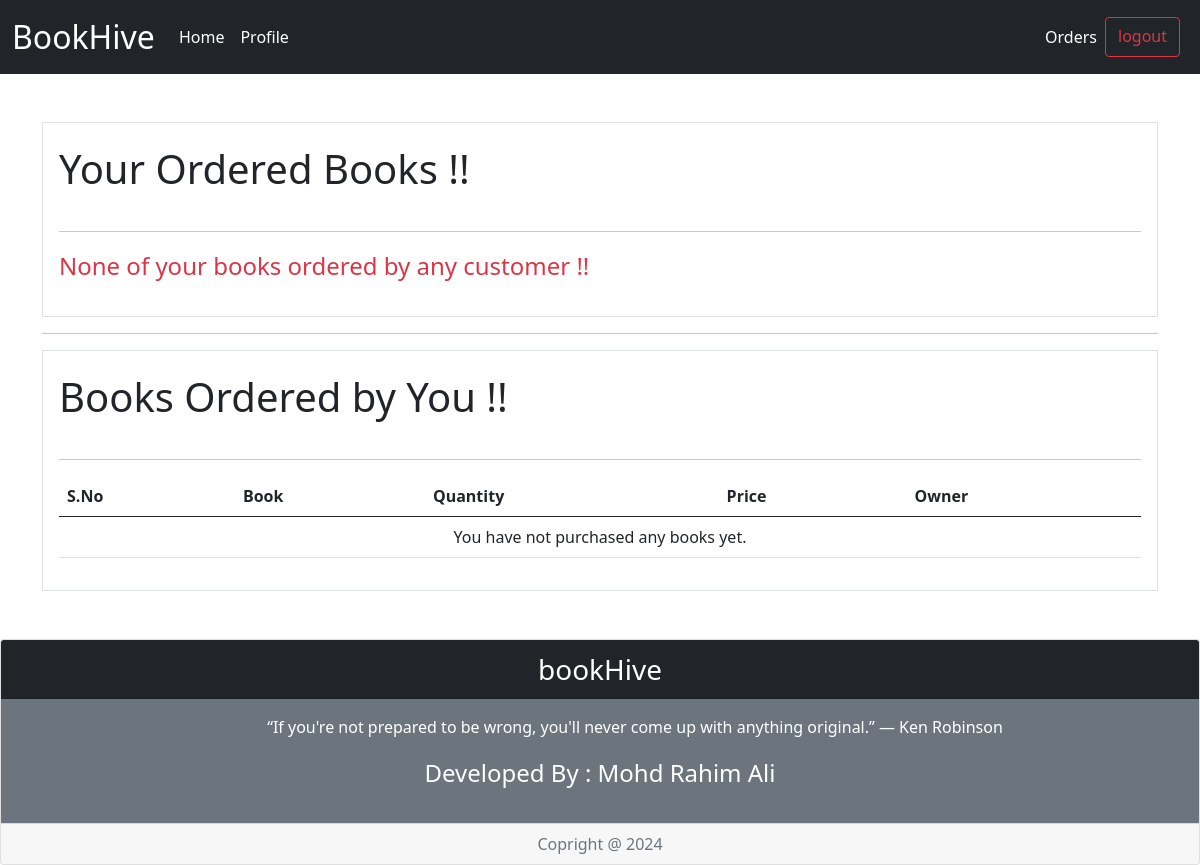
Page /place-order/ (signed in) on the earlier database version.
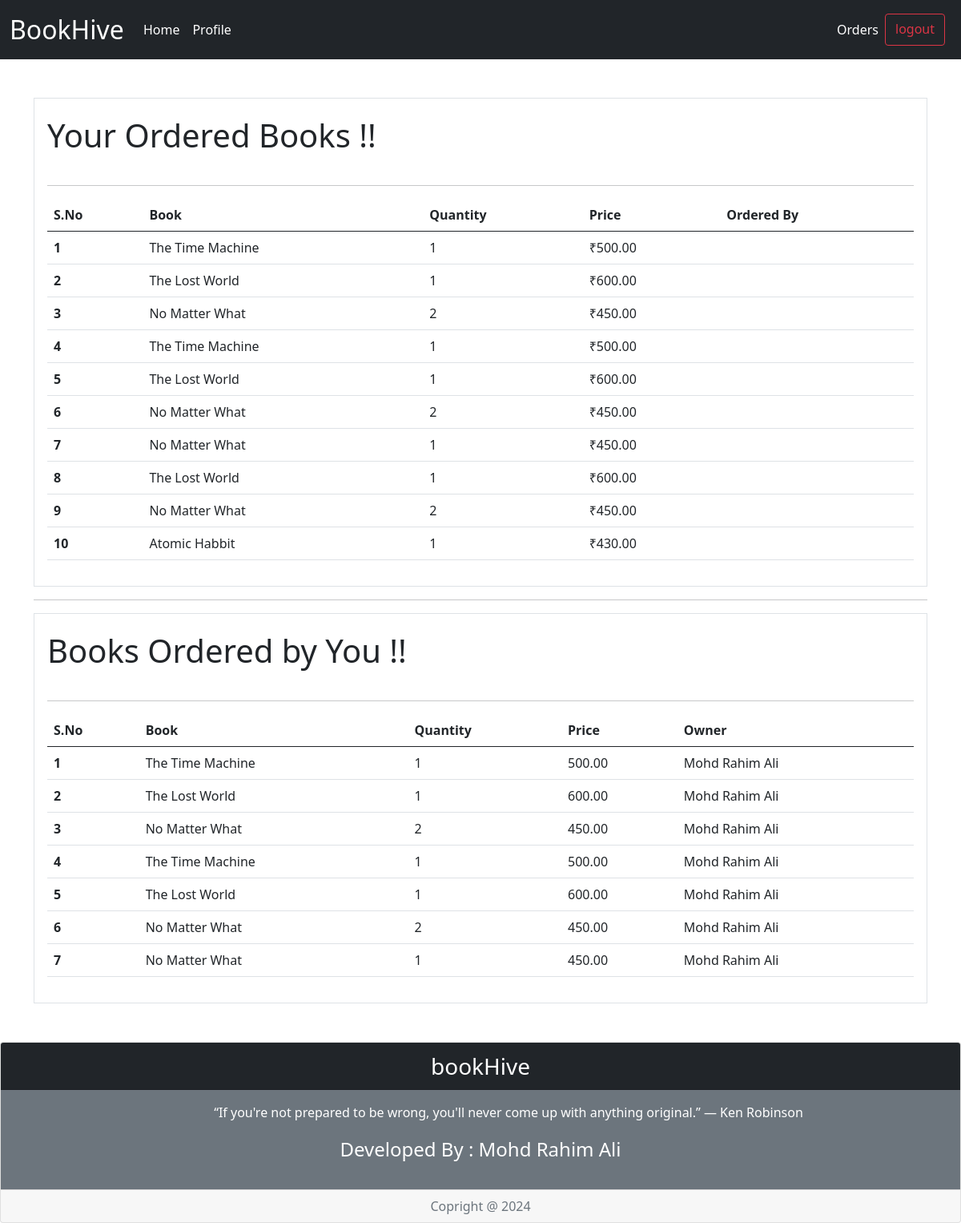
Same page on the later database version.
### store/models.py (models this page shows, shortened)
class OrderItem(models.Model):
    order = models.ForeignKey(Order, related_name='items', on_delete=models.CASCADE)
    product = models.ForeignKey(BookInfo, on_delete=models.CASCADE)
    quantity = models.PositiveIntegerField(default=1)
    product_owner = models.ForeignKey(UserDetail, related_name='owned_books', on_delete=models.CASCADE)
    price = models.DecimalField(max_digits=10, decimal_places=2)

class BookInfo(models.Model):
    title=models.CharField(max_length=150)
    price=models.IntegerField()
    description=models.CharField(max_length=200)
    category=models.ForeignKey(Category, on_delete=models.CASCADE)
    book_image=models.ImageField(upload_to='upload/books/')
    writer=models.CharField(max_length=100, default='')
    uploaded_by=models.ForeignKey(UserDetail, on_delete=models.CASCADE, default=1)
    def __str__(self):
        return self.title

class UserDetail(models.Model):
    userType=(
        ('BUYER', 'Buyer'),
        ('SELLER', 'Seller')
    )
    name=models.CharField(max_length=100)
    email=models.CharField(max_length=50)
    phone=models.CharField(max_length=13)
    password=models.CharField(max_length=100)

### store/views/order.py (the view, shortened to what this page needs)
# urls.py: path('place-order/', order.Orders.as_view(), name='placeorder'),
class Orders(View):
    def get(self, request):
        user_id = request.session.get('id')
        if user_id is None:
            return redirect('login')
        my_ordered_books = OrderItem.objects.filter(product_owner_id=user_id)
        purchased_books = OrderItem.objects.filter(order__ordered_by_id=user_id)
        context = {
            'my_ordered_books': my_ordered_books,
            'purchased_books': purchased_books
        }
        return render(request, 'order.html', context)

### store/templatetags/cartFilter.py (called while the page is built)
@register.filter(name='price_symbol')
def price_symbol(price):
    return f"₹{price}"

### store/templates/order.html
{% extends "base.html" %}
{% load static %}
{% block content %}
{% load cartFilter %}
<div class="container my-5">
  <div class="border card-body mx-auto">
    <div class='d-flex justify-content-between'>
        <div>
            <p class="fs-1 ">Your Ordered Books !!</p>
        </div>
    </div>
    <hr>
    {% if my_ordered_books %}
    <table class="table">
        <thead>
          <tr>
            <th scope="col">S.No</th>
            <th scope="col">Book</th>
            <th scope="col">Quantity</th>
            <th scope="col">Price</th>
            <th scope="col">Ordered By</th>
          </tr>
        </thead>
        <tbody>
            {% for book in my_ordered_books %}
            <tr>
                <th scope="row">{{ forloop.counter }}</th>
                <td>{{ book.product }}</td>
                <td>{{ book.quantity }}</td>
                <td>{{ book.price|price_symbol }}</td>
                <td>{{ book.order.ordered_by.username }}</td>
            </tr>
            {% endfor %}
        </tbody>
    </table>
    {% else %}
        <p class="fs-4 text-danger">None of your books ordered by any customer !!</p>
    {% endif %}
</div>
<hr>
<div class="border card-body mx-auto">
    <div class='d-flex justify-content-between'>
        <div>
            <p class="fs-1 ">Books Ordered by You !!</p>
        </div>
    </div>
    <hr>
    <table class="table">
        <thead>
          <tr>
            <th scope="col">S.No</th>
            <th scope="col">Book</th>
            <th scope="col">Quantity</th>
            <th scope="col">Price</th>
            <th scope="col">Owner</th>
          </tr>
        </thead>
        <tbody>
         {% if purchased_books %}
            {% for book in purchased_books %}
            <tr>
                <th scope="row">{{ forloop.counter }}</th>
                <td>{{ book.product }}</td>
                <td>{{ book.quantity }}</td>
                <td>{{ book.price}}</td>
                <td>{{ book.product_owner.name }}</td>
            </tr>
            {% endfor %}
         {% else %}
            <tr>
                <td colspan="5" class="text-center">You have not purchased any books yet.</td>
            </tr>
         {% endif %}
        </tbody>
    </table>
</div>
</div>
{% endblock %}

Differences in the rows shown:
added OrderItem: product "The Time Machine", quantity "1", price "₹500.00", price "500.00", product_owner.name "Mohd Rahim Ali"
added OrderItem: product "The Lost World", quantity "1", price "₹600.00", price "600.00", product_owner.name "Mohd Rahim Ali"
added OrderItem: product "No Matter What", quantity "2", price "₹450.00", price "450.00", product_owner.name "Mohd Rahim Ali"
added OrderItem: product "The Time Machine", quantity "1", price "₹500.00", price "500.00", product_owner.name "Mohd Rahim Ali"
added OrderItem: product "The Lost World", quantity "1", price "₹600.00", price "600.00", product_owner.name "Mohd Rahim Ali"
added OrderItem: product "No Matter What", quantity "2", price "₹450.00", price "450.00", product_owner.name "Mohd Rahim Ali"
added OrderItem: product "No Matter What", quantity "1", price "₹450.00", price "450.00", product_owner.name "Mohd Rahim Ali"
added OrderItem: product "The Lost World", quantity "1", price "₹600.00"
added OrderItem: product "No Matter What", quantity "2", price "₹450.00"
added OrderItem: product "Atomic Habbit", quantity "1", price "₹430.00"
Other differences:
text no longer shown: "None of your books ordered by any customer !! You have not purchased any books yet."
text now shown: "S.No Book Quantity Price Ordered By"
